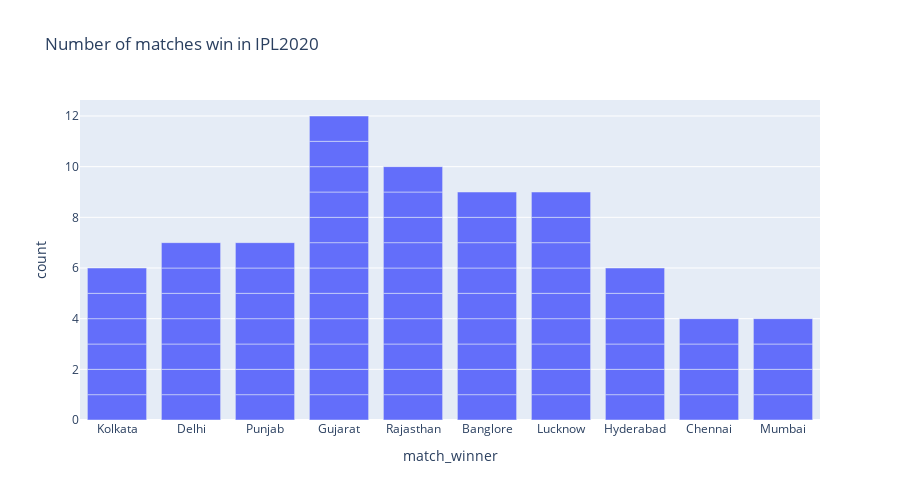

Source (notebook cell):
### Markdown cell above
# Number of Matches win by each Team in IPL_2022

### Code cell
fig= px.bar(data, x= data["match_winner"], title= "Number of matches win in IPL2020", height=500)
fig.show()

### Figure 1 — Plotly figure (JSON) as saved in the notebook; plotly's stock layout.template omitted (floating-point values rounded to 4 significant figures)
{"data": [{"hovertemplate": "match_winner=%{x}<br>count=%{y}<extra></extra>", "legendgroup": "", "marker": {"color": "#636efa", "pattern": {"shape": ""}}, "name": "", "orientation": "v", "showlegend": false, "textposition": "auto", "type": "bar", "x": ["Kolkata", "Delhi", "Punjab", "Gujarat", "Rajasthan", "Banglore", "Lucknow", "Kolkata", "Rajasthan", "Gujarat", "Punjab", "Lucknow", "Banglore", "Kolkata", "Lucknow", "Gujarat", "Hyderabad", "Banglore", "Delhi", "Rajasthan", "Hyderabad", "Chennai", "Punjab", "Gujarat", "Hyderabad", "Lucknow", "Banglore", "Hyderabad", "Gujarat", "Rajasthan", "Banglore", "Delhi", "Chennai", "Rajasthan", "Gujarat", "Hyderabad", "Lucknow", "Punjab", "Rajasthan", "Gujarat", "Delhi", "Lucknow", "Gujarat", "Mumbai", "Lucknow", "Chennai", "Kolkata", "Punjab", "Banglore", "Delhi", "Mumbai", "Rajasthan", "Lucknow", "Banglore", "Chennai", "Kolkata", "Gujarat", "Delhi", "Mumbai", "Punjab", "Kolkata", "Gujarat", "Rajasthan", "Delhi", "Hyderabad", "Lucknow", "Banglore", "Rajasthan", "Mumbai", "Punjab", "Gujarat", "Banglore", "Rajasthan", "Gujarat"], "xaxis": "x", "y": [1, 1, 1, 1, 1, 1, 1, 1, 1, 1, 1, 1, 1, 1, 1, 1, 1, 1, 1, 1, 1, 1, 1, 1, 1, 1, 1, 1, 1, 1, 1, 1, 1, 1, 1, 1, 1, 1, 1, 1, 1, 1, 1, 1, 1, 1, 1, 1, 1, 1, 1, 1, 1, 1, 1, 1, 1, 1, 1, 1, 1, 1, 1, 1, 1, 1, 1, 1, 1, 1, 1, 1, 1, 1], "yaxis": "y"}], "layout": {"barmode": "relative", "height": 500, "legend": {"tracegroupgap": 0}, "title": {"text": "Number of matches win in IPL2020"}, "xaxis": {"anchor": "y", "domain": [0, 1], "title": {"text": "match_winner"}}, "yaxis": {"anchor": "x", "domain": [0, 1], "title": {"text": "count"}}}}
